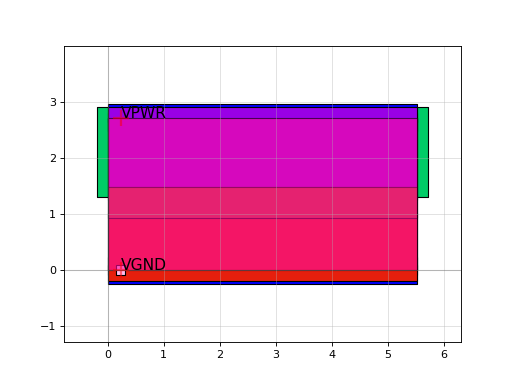

The script that drew this image:
import sky130

c = sky130.components.sky130_fd_sc_hd__decap_12()
c.plot()
